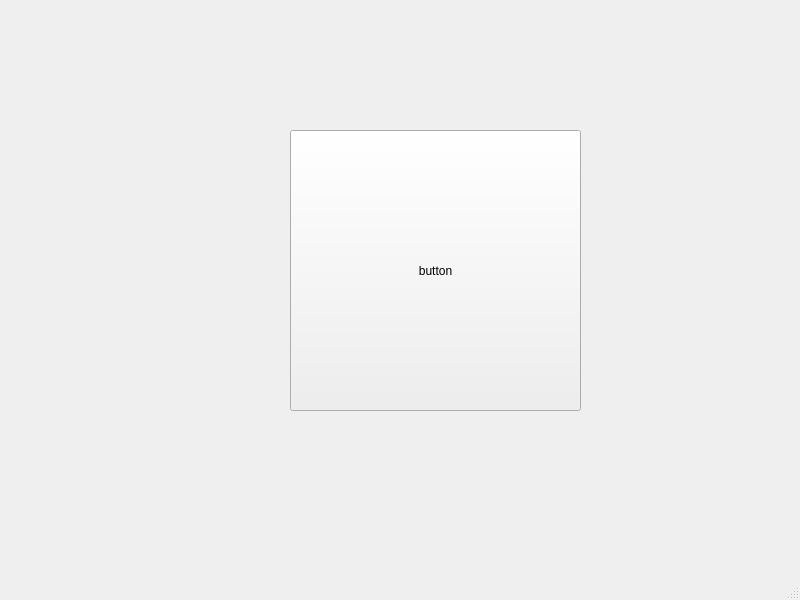
<?xml version="1.0" encoding="UTF-8"?>
<ui version="4.0">
 <class>MainWindow</class>
 <widget class="QMainWindow" name="MainWindow">
  <property name="geometry">
   <rect>
    <x>0</x>
    <y>0</y>
    <width>800</width>
    <height>600</height>
   </rect>
  </property>
  <property name="windowTitle">
   <string>MainWindow</string>
  </property>
  <widget class="QWidget" name="centralwidget">
   <widget class="QPushButton" name="button">
    <property name="geometry">
     <rect>
      <x>290</x>
      <y>130</y>
      <width>291</width>
      <height>281</height>
     </rect>
    </property>
    <property name="text">
     <string>button</string>
    </property>
   </widget>
  </widget>
  <widget class="QMenuBar" name="menubar">
   <property name="geometry">
    <rect>
     <x>0</x>
     <y>0</y>
     <width>800</width>
     <height>33</height>
    </rect>
   </property>
  </widget>
  <widget class="QStatusBar" name="statusbar"/>
 </widget>
 <resources/>
 <connections/>
</ui>
